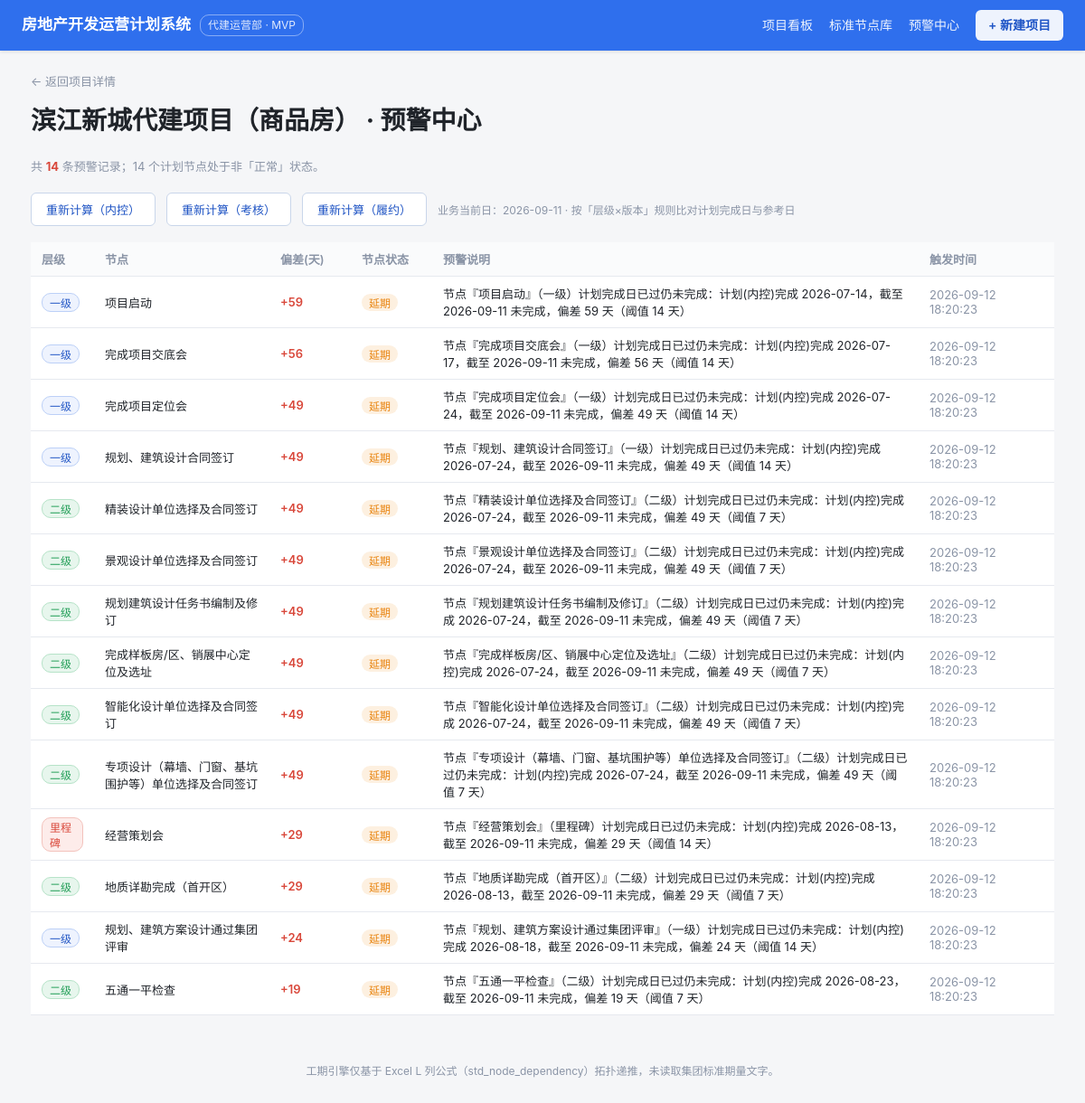
Screenshot of /project/1/alerts with the database file from the repository.
### tables this page shows
CREATE TABLE "project" ("id" INTEGER PRIMARY KEY, "name" TEXT, "client" TEXT, "building_type_id" INTEGER, "plan_start" TEXT, "plan_deliver" TEXT, "status" TEXT, "prereq_json" TEXT);

CREATE TABLE "alert_record" ("id" INTEGER PRIMARY KEY, "plan_node_id" INTEGER, "alert_rule_id" INTEGER, "triggered_at" TEXT, "delay_days" INTEGER, "message" TEXT);

CREATE TABLE "plan_node" ("id" INTEGER PRIMARY KEY, "project_id" INTEGER, "version_id" INTEGER, "std_node_id" INTEGER, "level" TEXT, "seq" INTEGER, "name" TEXT, "profession_id" INTEGER, "start_inner" TEXT, "finish_inner" TEXT, "finish_assess" TEXT, "finish_perform" TEXT, "actual_start" TEXT, "actual_finish" TEXT, "progress_pct" INTEGER, "status" TEXT);

### app/app.py (the view)
@app.route("/project/<int:pid>/alerts")
def project_alerts(pid):
    con = db(); cur = con.cursor()
    cur.execute("SELECT id,name FROM project WHERE id=?", (pid,))
    p = cur.fetchone()
    if not p:
        cur.close(); con.close(); return "项目不存在", 404
    cur.execute(
        "SELECT ar.id,ar.plan_node_id,ar.triggered_at,ar.delay_days,ar.message,pn.level,pn.name AS node_name,"
        "pn.status AS node_status,pn.finish_inner "
        "FROM alert_record ar JOIN plan_node pn ON ar.plan_node_id=pn.id "
        "WHERE pn.project_id=? ORDER BY ar.delay_days DESC", (pid,))
    records = [dict(r) for r in cur.fetchall()]
    cur.execute("SELECT COUNT(*) AS c FROM plan_node WHERE project_id=? AND status<>'正常'", (pid,))
    flagged = cur.fetchone()["c"]
    cur.close(); con.close()
    return render_template("project_alerts.html", p=p, records=records, flagged=flagged,
                           plan_types=PLAN_TYPES, today=TODAY)

### app/app.py (called while the page is built)
def db():
    return get_conn()

### db/dbconn.py (called while the page is built, shortened)
def _dict_factory(cursor, row):
    return {col[0]: row[i] for i, col in enumerate(cursor.description)}

def get_conn():
    con = sqlite3.connect(SQLITE_PATH, check_same_thread=False)
    con.row_factory = _dict_factory
    con.execute("PRAGMA journal_mode=DELETE")
    con.execute("PRAGMA busy_timeout=5000")
    return con

### app/templates/project_alerts.html (shortened to what this page needs)
<meta charset="UTF-8">{% extends "base.html" %}
{% block content %}
<a class="back" href="{{ url_for('project_detail', pid=p.id) }}">← 返回项目详情</a>
<h1 style="margin-top:10px">{{ p.name }} · 预警中心</h1>
<div class="page-sub">共 <b style="color:var(--crit)">{{ records|length }}</b> 条预警记录；{{ flagged }} 个计划节点处于非「正常」状态。</div>
{% for pt in plan_types %}
<form method="post" action="{{ url_for('project_compute_alerts', pid=p.id) }}" style="display:inline;margin-right:8px">
  <button class="btn-ghost" type="submit">重新计算（{{ pt }}）</button>
</form>
{% endfor %}
<span class="muted" style="font-size:12px">业务当前日：{{ today }} · 按「层级×版本」规则比对计划完成日与参考日</span>
<table style="margin-top:18px">
  <thead><tr>
    <th style="width:70px">层级</th><th>节点</th><th style="width:90px">偏差(天)</th>
    <th style="width:90px">节点状态</th><th>预警说明</th><th style="width:150px">触发时间</th>
  </tr></thead>
  <tbody>
  {% for r in records %}
    <tr class="alert-row">
      <td><span class="lvtag lv-{{ r.level }}">{{ r.level }}</span></td>
      <td>{{ r.node_name }}</td>
      <td><b class="{% if r.delay_days>=14 %}crit{% else %}warn-t{% endif %}">+{{ r.delay_days }}</b></td>
      <td><span class="tag {% if r.node_status=='延期' %}warn{% else %}grey{% endif %}">{{ r.node_status }}</span></td>
      <td>{{ r.message }}</td>
      <td class="muted">{{ r.triggered_at }}</td>
    </tr>
  {% endfor %}
  </tbody>
</table>
{% endblock %}

### app/static/style.css (style rules this page uses)
:root { --bg: #f5f6f8; --panel: #ffffff; --ink: #1f2329; --muted: #8a94a6; --line: #e6e9ef; --brand: #2f6fed; --brand-d: #1f54c4; --ok: #1f9d55; --warn: #e8820c; --crit: #d9483b; }
* { box-sizing: border-box; }
html, body { margin: 0; padding: 0; }
body { font-family: -apple-system, "Segoe UI", "PingFang SC", "Microsoft YaHei", sans-serif; background: var(--bg); color: var(--ink); font-size: 14px; line-height: 1.6; }
table { width: 100%; border-collapse: collapse; background: var(--panel); margin-top: 14px; }
th, td { text-align: left; padding: 9px 12px; border-bottom: 1px solid var(--line); font-size: 13px; }
th { background: #fafbfc; color: var(--muted); font-weight: 600; }
.crit { color: var(--crit); font-weight: 600; }
.tag { display: inline-block; padding: 1px 8px; border-radius: 10px; font-size: 12px; }
.tag.warn { background: #fdf0e0; color: var(--warn); }
.muted { color: var(--muted); }
.page-sub { color: var(--muted); font-size: 13px; margin: 6px 0 18px; }
.back { color: var(--muted); text-decoration: none; font-size: 13px; }
.lvtag { display: inline-block; font-size: 12px; padding: 1px 8px; border-radius: 10px; border: 1px solid; }
.lv-里程碑 { color: var(--crit); border-color: #f3c2bc; background: #fdecea; }
.lv-一级 { color: var(--brand-d); border-color: #bcd0f7; background: #eef3fe; }
.lv-二级 { color: var(--ok); border-color: #b6e3c8; background: #e7f6ed; }
.btn-ghost { display: inline-block; background: #fff; border: 1px solid #c9d6ea; color: var(--brand-d); padding: 8px 16px; border-radius: 6px; cursor: pointer; font-size: 13px; text-decoration: none; }

### rows the page displays
project: name "滨江新城代建项目（商品房）"
alert_record: level "一级", node_name "项目启动", delay_days "59", node_status "延期", message "节点『项目启动』（一级）计划完成日已过仍未完成：计划(内控)完成 2026-07-14，截至 2026-09-11 未完成，偏差 59 天（阈值 14 天）", triggered_at "2026-09-12 18:20:23"
alert_record: level "一级", node_name "完成项目交底会", delay_days "56", node_status "延期", message "节点『完成项目交底会』（一级）计划完成日已过仍未完成：计划(内控)完成 2026-07-17，截至 2026-09-11 未完成，偏差 56 天（阈值 14 天）", triggered_at "2026-09-12 18:20:23"
alert_record: level "一级", node_name "完成项目定位会", delay_days "49", node_status "延期", message "节点『完成项目定位会』（一级）计划完成日已过仍未完成：计划(内控)完成 2026-07-24，截至 2026-09-11 未完成，偏差 49 天（阈值 14 天）", triggered_at "2026-09-12 18:20:23"
alert_record: level "一级", node_name "规划、建筑设计合同签订", delay_days "49", node_status "延期", message "节点『规划、建筑设计合同签订』（一级）计划完成日已过仍未完成：计划(内控)完成 2026-07-24，截至 2026-09-11 未完成，偏差 49 天（阈值 14 天）", triggered_at "2026-09-12 18:20:23"
alert_record: level "二级", node_name "精装设计单位选择及合同签订", delay_days "49", node_status "延期", message "节点『精装设计单位选择及合同签订』（二级）计划完成日已过仍未完成：计划(内控)完成 2026-07-24，截至 2026-09-11 未完成，偏差 49 天（阈值 7 天）", triggered_at "2026-09-12 18:20:23"
alert_record: level "二级", node_name "景观设计单位选择及合同签订", delay_days "49", node_status "延期", message "节点『景观设计单位选择及合同签订』（二级）计划完成日已过仍未完成：计划(内控)完成 2026-07-24，截至 2026-09-11 未完成，偏差 49 天（阈值 7 天）", triggered_at "2026-09-12 18:20:23"
alert_record: level "二级", node_name "规划建筑设计任务书编制及修订", delay_days "49", node_status "延期", message "节点『规划建筑设计任务书编制及修订』（二级）计划完成日已过仍未完成：计划(内控)完成 2026-07-24，截至 2026-09-11 未完成，偏差 49 天（阈值 7 天）", triggered_at "2026-09-12 18:20:23"
alert_record: level "二级", node_name "完成样板房/区、销展中心定位及选址", delay_days "49", node_status "延期", message "节点『完成样板房/区、销展中心定位及选址』（二级）计划完成日已过仍未完成：计划(内控)完成 2026-07-24，截至 2026-09-11 未完成，偏差 49 天（阈值 7 天）", triggered_at "2026-09-12 18:20:23"
alert_record: level "二级", node_name "智能化设计单位选择及合同签订", delay_days "49", node_status "延期", message "节点『智能化设计单位选择及合同签订』（二级）计划完成日已过仍未完成：计划(内控)完成 2026-07-24，截至 2026-09-11 未完成，偏差 49 天（阈值 7 天）", triggered_at "2026-09-12 18:20:23"
alert_record: level "二级", node_name "专项设计（幕墙、门窗、基坑围护等）单位选择及合同签订", delay_days "49", node_status "延期", message "节点『专项设计（幕墙、门窗、基坑围护等）单位选择及合同签订』（二级）计划完成日已过仍未完成：计划(内控)完成 2026-07-24，截至 2026-09-11 未完成，偏差 49 天（阈值 7 天）", triggered_at "2026-09-12 18:20:23"
alert_record: level "里程碑", node_name "经营策划会", delay_days "29", node_status "延期", message "节点『经营策划会』（里程碑）计划完成日已过仍未完成：计划(内控)完成 2026-08-13，截至 2026-09-11 未完成，偏差 29 天（阈值 14 天）", triggered_at "2026-09-12 18:20:23"
alert_record: level "二级", node_name "地质详勘完成（首开区）", delay_days "29", node_status "延期", message "节点『地质详勘完成（首开区）』（二级）计划完成日已过仍未完成：计划(内控)完成 2026-08-13，截至 2026-09-11 未完成，偏差 29 天（阈值 7 天）", triggered_at "2026-09-12 18:20:23"
alert_record: level "一级", node_name "规划、建筑方案设计通过集团评审", delay_days "24", node_status "延期", message "节点『规划、建筑方案设计通过集团评审』（一级）计划完成日已过仍未完成：计划(内控)完成 2026-08-18，截至 2026-09-11 未完成，偏差 24 天（阈值 14 天）", triggered_at "2026-09-12 18:20:23"
alert_record: level "二级", node_name "五通一平检查", delay_days "19", node_status "延期", message "节点『五通一平检查』（二级）计划完成日已过仍未完成：计划(内控)完成 2026-08-23，截至 2026-09-11 未完成，偏差 19 天（阈值 7 天）", triggered_at "2026-09-12 18:20:23"

### other values shown
{{ records|length }} "14"
{{ flagged }} "14"
{{ pt }} "内控" "考核" "履约"
{{ today }} "2026-09-11"
